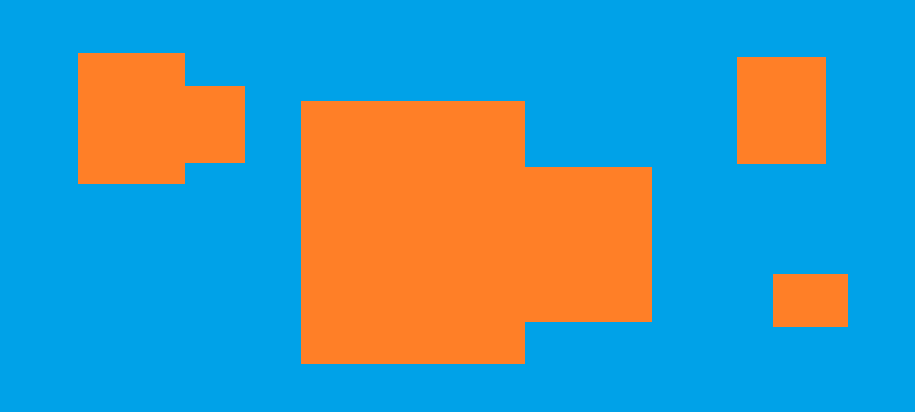
//> input picture Intro-To-OpenCV/mlghw.png, 915 x 412 px
$ ./main mlghw.png   (built with g++ and OpenCV 4)
//> lines starting //> are read from the running program, lines starting //| are printed output that depends on the picture; after the words box and inside, x2 and y2 are one past the last pixel; in counts of white or black regions, pixels touching at a corner belong together
 #include <opencv2/opencv.hpp> // how we import open cv2
 #include <iostream>
 using namespace cv;
   //idk what i'm doing
  int main(int argc, char* argv[]) //gets arguments
  { //this is the proper way to put the parenthesis thingy
  std::string fileLocation = argv[1];
  Mat hsv,img = imread(fileLocation);
//> img is the input picture: 412 rows x 915 cols, CV_8UC3; mean B, G, R 175.3, 151.7, 74.9


  cvtColor(img, hsv, CV_BGR2HSV);
//> hsv: 412 rows x 915 cols, CV_8UC3; mean H, S, V 73.4, 243.5, 238.8
  std::vector<cv::Mat> channels;
  split(hsv, channels); //splitting the channels
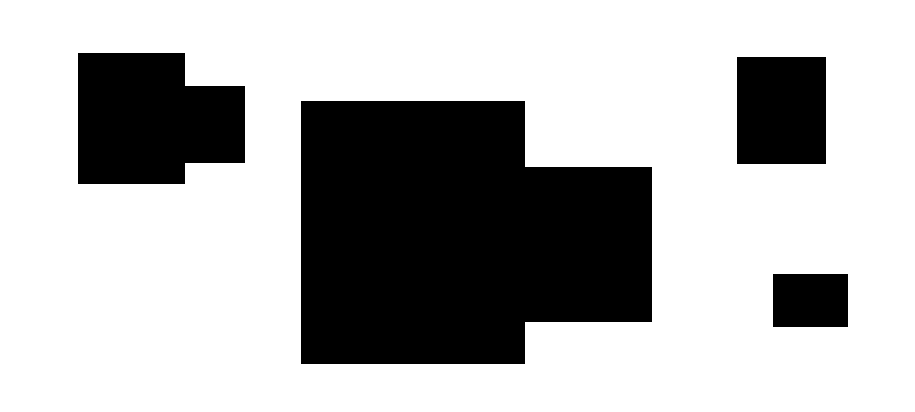
//> channels[0]: 412 rows x 915 cols, CV_8UC1; values 12 (black) and 99 (white), 70.6% white; 4 black regions, box (x1, y1, x2, y2) and area: (301, 101, 652, 364) 78597, (78, 53, 245, 184) 18637, (737, 57, 826, 164) 9523, (773, 274, 848, 327) 3975

  Mat hueOrig = channels.at(0).clone();
  Mat threshLower, threshUpper;
  Mat result;

  threshold(hueOrig, threshLower, 0, 255, CV_THRESH_BINARY);
//> threshLower: 412 rows x 915 cols, CV_8UC1; every value is 255
  threshold(hueOrig, threshUpper, 50, 255, CV_THRESH_BINARY_INV);

  result = threshLower & threshUpper;
  imshow("Hue", result);

  Mat edges;
  std::vector<std::vector<Point> > contours;
  //thresholding...
  Canny(result, edges, 0, 25, 3, false);
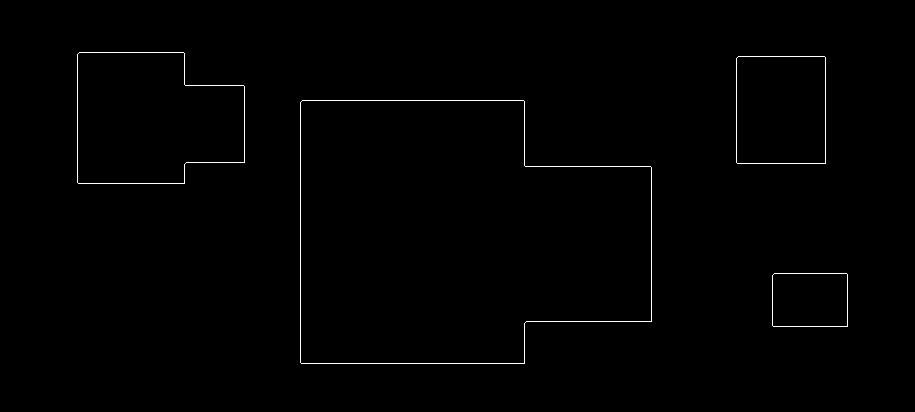
//> edges: 412 rows x 915 cols, CV_8UC1; 0.65% white in thin lines or dots, all inside (x1, y1, x2, y2) = (77, 52, 848, 364)
  imshow("Cannied", edges);
  bool done = true;
  bool Find = false;
  cv::findContours(edges, contours, CV_RETR_LIST, CV_CHAIN_APPROX_SIMPLE, Point(0, 0));
//> contours = 8 contours; box (x1, y1, x2, y2) and area: (300, 100, 652, 364) 78596, (300, 100, 652, 364) 78595, (77, 52, 245, 184) 18636, (77, 52, 245, 184) 18635, (736, 56, 826, 164) 9520, (736, 56, 826, 164) 9520, (772, 273, 848, 327) 3972, (772, 273, 848, 327) 3972
  int scaling = 5;
  std::vector<Point> approxContour;

  for(int i = 0; i < contours.size(); i++) //contours.size()??
  {

    approxPolyDP(contours[i], approxContour, cv::arcLength(cv::Mat(contours.at(i)), done), done);
    //from the powerpoint

    if (approxContour.size() == 10) //not sure what this size is
    {

     cv::drawContours(img, contours, i , Scalar(255,0,0), scaling);

     std::cout << cv::contourArea(approxContour, Find); //

     imshow("This is the image", img);
    }
  }
//> this loop made 8 passes
//> approxContour on passes 1 to 8: 1 Point (x, y): [772, 275], 1 Point (x, y): [772, 275], 1 Point (x, y): [300, 102], 1 Point (x, y): [300, 102], 1 Point (x, y): [738, 56], 1 Point (x, y): [738, 56], 1 Point (x, y): [77, 54], 1 Point (x, y): [77, 54]
  waitKey(0); //important stuff
  return 0;
}
